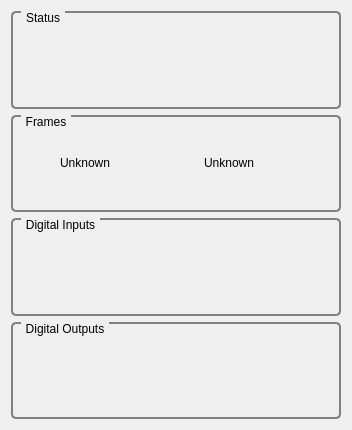
<?xml version="1.0" encoding="UTF-8"?>
<ui version="4.0">
 <class>Form</class>
 <widget class="QWidget" name="Form">
  <property name="geometry">
   <rect>
    <x>0</x>
    <y>0</y>
    <width>352</width>
    <height>430</height>
   </rect>
  </property>
  <property name="minimumSize">
   <size>
    <width>350</width>
    <height>430</height>
   </size>
  </property>
  <property name="windowTitle">
   <string>Form</string>
  </property>
  <layout class="QGridLayout" name="gridLayout">
   <item row="3" column="0">
    <widget class="QGroupBox" name="groupBox_2">
     <property name="styleSheet">
      <string notr="true">QGroupBox {
    border: 2px solid gray;
    border-radius: 5px;
    margin-top: 0.5em;
}

QGroupBox::title {
    subcontrol-origin: margin;
    left: 10px;
    padding: 0 3px 0 3px;
}
</string>
     </property>
     <property name="title">
      <string>Digital Outputs</string>
     </property>
     <layout class="QGridLayout" name="gridLayout_3">
      <item row="0" column="2">
       <widget class="QLabel" name="digital_output_3">
        <property name="minimumSize">
         <size>
          <width>32</width>
          <height>32</height>
         </size>
        </property>
        <property name="maximumSize">
         <size>
          <width>32</width>
          <height>32</height>
         </size>
        </property>
        <property name="text">
         <string/>
        </property>
       </widget>
      </item>
      <item row="0" column="1">
       <widget class="QLabel" name="digital_output_2">
        <property name="minimumSize">
         <size>
          <width>32</width>
          <height>32</height>
         </size>
        </property>
        <property name="maximumSize">
         <size>
          <width>32</width>
          <height>32</height>
         </size>
        </property>
        <property name="text">
         <string/>
        </property>
       </widget>
      </item>
      <item row="0" column="0">
       <widget class="QLabel" name="digital_output_1">
        <property name="minimumSize">
         <size>
          <width>32</width>
          <height>32</height>
         </size>
        </property>
        <property name="maximumSize">
         <size>
          <width>32</width>
          <height>32</height>
         </size>
        </property>
        <property name="text">
         <string/>
        </property>
       </widget>
      </item>
      <item row="0" column="3">
       <widget class="QLabel" name="digital_output_4">
        <property name="minimumSize">
         <size>
          <width>32</width>
          <height>32</height>
         </size>
        </property>
        <property name="maximumSize">
         <size>
          <width>32</width>
          <height>32</height>
         </size>
        </property>
        <property name="text">
         <string/>
        </property>
       </widget>
      </item>
     </layout>
    </widget>
   </item>
   <item row="0" column="0">
    <widget class="QGroupBox" name="groupBox_4">
     <property name="styleSheet">
      <string notr="true">QGroupBox {
    border: 2px solid gray;
    border-radius: 5px;
    margin-top: 0.5em;
}

QGroupBox::title {
    subcontrol-origin: margin;
    left: 10px;
    padding: 0 3px 0 3px;
}
</string>
     </property>
     <property name="title">
      <string>Status</string>
     </property>
     <layout class="QGridLayout" name="gridLayout_5">
      <item row="0" column="4">
       <widget class="QLabel" name="error_state">
        <property name="sizePolicy">
         <sizepolicy hsizetype="Preferred" vsizetype="Preferred">
          <horstretch>0</horstretch>
          <verstretch>0</verstretch>
         </sizepolicy>
        </property>
        <property name="minimumSize">
         <size>
          <width>32</width>
          <height>32</height>
         </size>
        </property>
        <property name="maximumSize">
         <size>
          <width>32</width>
          <height>32</height>
         </size>
        </property>
        <property name="text">
         <string/>
        </property>
       </widget>
      </item>
      <item row="0" column="1">
       <widget class="QLabel" name="power_state">
        <property name="sizePolicy">
         <sizepolicy hsizetype="Preferred" vsizetype="Preferred">
          <horstretch>0</horstretch>
          <verstretch>0</verstretch>
         </sizepolicy>
        </property>
        <property name="minimumSize">
         <size>
          <width>32</width>
          <height>32</height>
         </size>
        </property>
        <property name="maximumSize">
         <size>
          <width>32</width>
          <height>32</height>
         </size>
        </property>
        <property name="text">
         <string/>
        </property>
       </widget>
      </item>
      <item row="0" column="0">
       <widget class="QLabel" name="communication_state">
        <property name="sizePolicy">
         <sizepolicy hsizetype="Preferred" vsizetype="Preferred">
          <horstretch>0</horstretch>
          <verstretch>0</verstretch>
         </sizepolicy>
        </property>
        <property name="minimumSize">
         <size>
          <width>32</width>
          <height>32</height>
         </size>
        </property>
        <property name="maximumSize">
         <size>
          <width>32</width>
          <height>32</height>
         </size>
        </property>
        <property name="text">
         <string/>
        </property>
       </widget>
      </item>
     </layout>
    </widget>
   </item>
   <item row="2" column="0">
    <widget class="QGroupBox" name="groupBox">
     <property name="styleSheet">
      <string notr="true">

QGroupBox {
    border: 2px solid gray;
    border-radius: 5px;
    margin-top: 0.5em;
}

QGroupBox::title {
    subcontrol-origin: margin;
    left: 10px;
    padding: 0 3px 0 3px;
}

</string>
     </property>
     <property name="title">
      <string>Digital Inputs</string>
     </property>
     <layout class="QGridLayout" name="gridLayout_2">
      <item row="0" column="0">
       <widget class="QLabel" name="digital_input_1">
        <property name="minimumSize">
         <size>
          <width>32</width>
          <height>32</height>
         </size>
        </property>
        <property name="maximumSize">
         <size>
          <width>32</width>
          <height>32</height>
         </size>
        </property>
        <property name="text">
         <string/>
        </property>
       </widget>
      </item>
      <item row="0" column="1">
       <widget class="QLabel" name="digital_input_2">
        <property name="minimumSize">
         <size>
          <width>32</width>
          <height>32</height>
         </size>
        </property>
        <property name="maximumSize">
         <size>
          <width>32</width>
          <height>32</height>
         </size>
        </property>
        <property name="text">
         <string/>
        </property>
       </widget>
      </item>
      <item row="0" column="2">
       <widget class="QLabel" name="digital_input_3">
        <property name="minimumSize">
         <size>
          <width>32</width>
          <height>32</height>
         </size>
        </property>
        <property name="maximumSize">
         <size>
          <width>32</width>
          <height>32</height>
         </size>
        </property>
        <property name="text">
         <string/>
        </property>
       </widget>
      </item>
      <item row="0" column="3">
       <widget class="QLabel" name="digital_input_4">
        <property name="minimumSize">
         <size>
          <width>32</width>
          <height>32</height>
         </size>
        </property>
        <property name="maximumSize">
         <size>
          <width>32</width>
          <height>32</height>
         </size>
        </property>
        <property name="text">
         <string/>
        </property>
       </widget>
      </item>
      <item row="1" column="0">
       <widget class="QLabel" name="digital_input_5">
        <property name="minimumSize">
         <size>
          <width>32</width>
          <height>32</height>
         </size>
        </property>
        <property name="maximumSize">
         <size>
          <width>32</width>
          <height>32</height>
         </size>
        </property>
        <property name="text">
         <string/>
        </property>
       </widget>
      </item>
      <item row="1" column="1">
       <widget class="QLabel" name="digital_input_6">
        <property name="minimumSize">
         <size>
          <width>32</width>
          <height>32</height>
         </size>
        </property>
        <property name="maximumSize">
         <size>
          <width>32</width>
          <height>32</height>
         </size>
        </property>
        <property name="text">
         <string/>
        </property>
       </widget>
      </item>
      <item row="1" column="2">
       <widget class="QLabel" name="digital_input_7">
        <property name="minimumSize">
         <size>
          <width>32</width>
          <height>32</height>
         </size>
        </property>
        <property name="maximumSize">
         <size>
          <width>32</width>
          <height>32</height>
         </size>
        </property>
        <property name="text">
         <string/>
        </property>
       </widget>
      </item>
      <item row="1" column="3">
       <widget class="QLabel" name="digital_input_8">
        <property name="minimumSize">
         <size>
          <width>32</width>
          <height>32</height>
         </size>
        </property>
        <property name="maximumSize">
         <size>
          <width>32</width>
          <height>32</height>
         </size>
        </property>
        <property name="text">
         <string/>
        </property>
       </widget>
      </item>
     </layout>
    </widget>
   </item>
   <item row="1" column="0">
    <widget class="QGroupBox" name="groupBox_5">
     <property name="styleSheet">
      <string notr="true">QGroupBox {
    border: 2px solid gray;
    border-radius: 5px;
    margin-top: 0.5em;
}

QGroupBox::title {
    subcontrol-origin: margin;
    left: 10px;
    padding: 0 3px 0 3px;
}
</string>
     </property>
     <property name="title">
      <string>Frames</string>
     </property>
     <layout class="QGridLayout" name="gridLayout_6">
      <item row="0" column="0">
       <widget class="QLabel" name="base_frame_ico">
        <property name="minimumSize">
         <size>
          <width>32</width>
          <height>32</height>
         </size>
        </property>
        <property name="maximumSize">
         <size>
          <width>32</width>
          <height>32</height>
         </size>
        </property>
        <property name="text">
         <string/>
        </property>
       </widget>
      </item>
      <item row="0" column="2">
       <widget class="QLabel" name="tool_frame_ico">
        <property name="minimumSize">
         <size>
          <width>32</width>
          <height>32</height>
         </size>
        </property>
        <property name="maximumSize">
         <size>
          <width>32</width>
          <height>32</height>
         </size>
        </property>
        <property name="text">
         <string/>
        </property>
       </widget>
      </item>
      <item row="0" column="1">
       <widget class="QLabel" name="base_frame">
        <property name="minimumSize">
         <size>
          <width>100</width>
          <height>0</height>
         </size>
        </property>
        <property name="text">
         <string>Unknown</string>
        </property>
        <property name="margin">
         <number>5</number>
        </property>
       </widget>
      </item>
      <item row="0" column="3">
       <widget class="QLabel" name="tool_frame">
        <property name="minimumSize">
         <size>
          <width>130</width>
          <height>0</height>
         </size>
        </property>
        <property name="text">
         <string>Unknown</string>
        </property>
        <property name="margin">
         <number>5</number>
        </property>
       </widget>
      </item>
     </layout>
    </widget>
   </item>
  </layout>
 </widget>
 <resources/>
 <connections/>
</ui>
